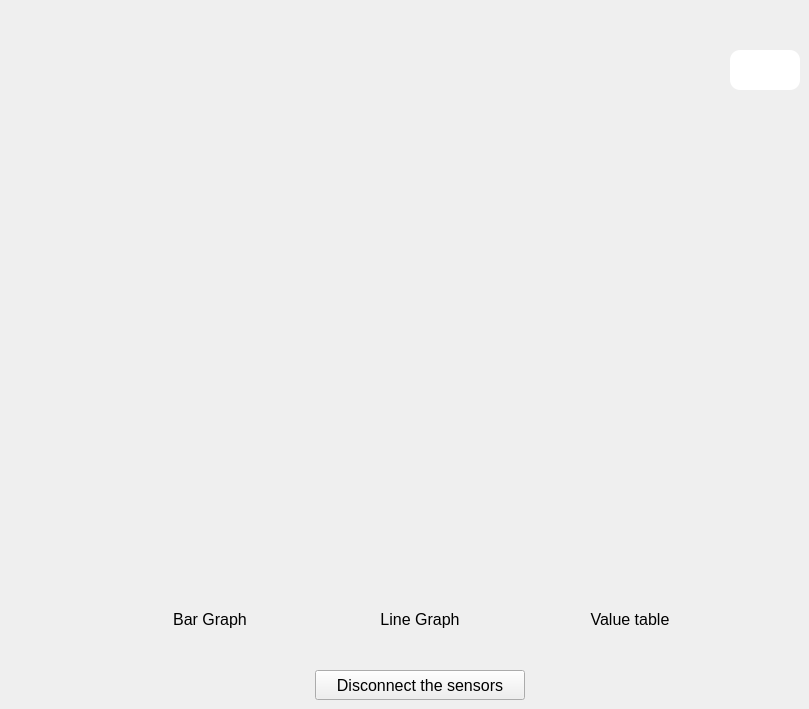
    <widget class="QWidget" name="w_bluetoothTab">
     <property name="layoutDirection">
      <enum>Qt::RightToLeft</enum>
     </property>
     <attribute name="title">
      <string>Bluetooth</string>
     </attribute>
     <widget class="QPushButton" name="w_lineGraphButton">
      <property name="geometry">
       <rect>
        <x>340</x>
        <y>470</y>
        <width>160</width>
        <height>120</height>
       </rect>
      </property>
      <property name="focusPolicy">
       <enum>Qt::NoFocus</enum>
      </property>
      <property name="styleSheet">
       <string notr="true">border-radius: 10px;
image: url(:/Bar_graph/_Icons/line_icon.png);
border-style: solid;</string>
      </property>
      <property name="text">
       <string/>
      </property>
     </widget>
     <widget class="QLabel" name="w_barGraphLabel">
      <property name="geometry">
       <rect>
        <x>130</x>
        <y>610</y>
        <width>160</width>
        <height>20</height>
       </rect>
      </property>
      <property name="font">
       <font>
        <pointsize>12</pointsize>
       </font>
      </property>
      <property name="text">
       <string>&lt;html&gt;&lt;head/&gt;&lt;body&gt;&lt;p align=&quot;center&quot;&gt;Bar Graph&lt;/p&gt;&lt;/body&gt;&lt;/html&gt;</string>
      </property>
     </widget>
     <widget class="QPushButton" name="w_valueTableButton">
      <property name="geometry">
       <rect>
        <x>550</x>
        <y>470</y>
        <width>160</width>
        <height>120</height>
       </rect>
      </property>
      <property name="focusPolicy">
       <enum>Qt::NoFocus</enum>
      </property>
      <property name="styleSheet">
       <string notr="true">border-radius: 10px;
border-style: solid;
image: url(:/Bar_graph/_Icons/table_icon.png);</string>
      </property>
      <property name="text">
       <string/>
      </property>
     </widget>
     <widget class="QLabel" name="w_valueTableLabel">
      <property name="geometry">
       <rect>
        <x>550</x>
        <y>610</y>
        <width>160</width>
        <height>20</height>
       </rect>
      </property>
      <property name="font">
       <font>
        <pointsize>12</pointsize>
       </font>
      </property>
      <property name="text">
       <string>&lt;html&gt;&lt;head/&gt;&lt;body&gt;&lt;p align=&quot;center&quot;&gt;Value table&lt;/p&gt;&lt;/body&gt;&lt;/html&gt;</string>
      </property>
     </widget>
     <widget class="QLabel" name="w_logo">
      <property name="geometry">
       <rect>
        <x>240</x>
        <y>50</y>
        <width>360</width>
        <height>400</height>
       </rect>
      </property>
      <property name="styleSheet">
       <string notr="true">image: url(:/logo/_Icons/logo_blue_TB_100px_62px_300ppi.png);</string>
      </property>
      <property name="text">
       <string>&lt;html&gt;&lt;head/&gt;&lt;body&gt;&lt;p&gt;&lt;br/&gt;&lt;/p&gt;&lt;/body&gt;&lt;/html&gt;</string>
      </property>
     </widget>
     <widget class="QLabel" name="w_lineGraphLabel">
      <property name="geometry">
       <rect>
        <x>340</x>
        <y>610</y>
        <width>160</width>
        <height>20</height>
       </rect>
      </property>
      <property name="font">
       <font>
        <pointsize>12</pointsize>
       </font>
      </property>
      <property name="text">
       <string>&lt;html&gt;&lt;head/&gt;&lt;body&gt;&lt;p align=&quot;center&quot;&gt;Line Graph&lt;/p&gt;&lt;/body&gt;&lt;/html&gt;</string>
      </property>
     </widget>
     <widget class="QPushButton" name="w_scanningButton">
      <property name="geometry">
       <rect>
        <x>730</x>
        <y>50</y>
        <width>70</width>
        <height>40</height>
       </rect>
      </property>
      <property name="focusPolicy">
       <enum>Qt::NoFocus</enum>
      </property>
      <property name="styleSheet">
       <string notr="true">background-color:white;
border-radius: 10px;
border-style: solid;
image: url(:/bluetooth/_Icons/bluetooth1600.png);</string>
      </property>
      <property name="text">
       <string/>
      </property>
     </widget>
     <widget class="QPushButton" name="w_barGraphButton">
      <property name="geometry">
       <rect>
        <x>130</x>
        <y>470</y>
        <width>160</width>
        <height>120</height>
       </rect>
      </property>
      <property name="focusPolicy">
       <enum>Qt::NoFocus</enum>
      </property>
      <property name="styleSheet">
       <string notr="true">border-radius: 10px;
border-style: solid;
image: url(:/Bar_graph/_Icons/bar_icon105.png);</string>
      </property>
      <property name="text">
       <string/>
      </property>
     </widget>
     <widget class="QPushButton" name="w_disconnectAll">
      <property name="geometry">
       <rect>
        <x>315</x>
        <y>670</y>
        <width>210</width>
        <height>30</height>
       </rect>
      </property>
      <property name="font">
       <font>
        <pointsize>12</pointsize>
       </font>
      </property>
      <property name="focusPolicy">
       <enum>Qt::NoFocus</enum>
      </property>
      <property name="styleSheet">
       <string notr="true"/>
      </property>
      <property name="text">
       <string>Disconnect the sensors</string>
      </property>
     </widget>
     <widget class="QPushButton" name="w_backArrow6">
      <property name="geometry">
       <rect>
        <x>40</x>
        <y>50</y>
        <width>70</width>
        <height>40</height>
       </rect>
      </property>
      <property name="focusPolicy">
       <enum>Qt::NoFocus</enum>
      </property>
      <property name="styleSheet">
       <string notr="true">border-radius: 10px;
border-style: solid;
image: url(:/back_arrow/_Icons/left.png);</string>
      </property>
      <property name="text">
       <string/>
      </property>
     </widget>
    </widget>
